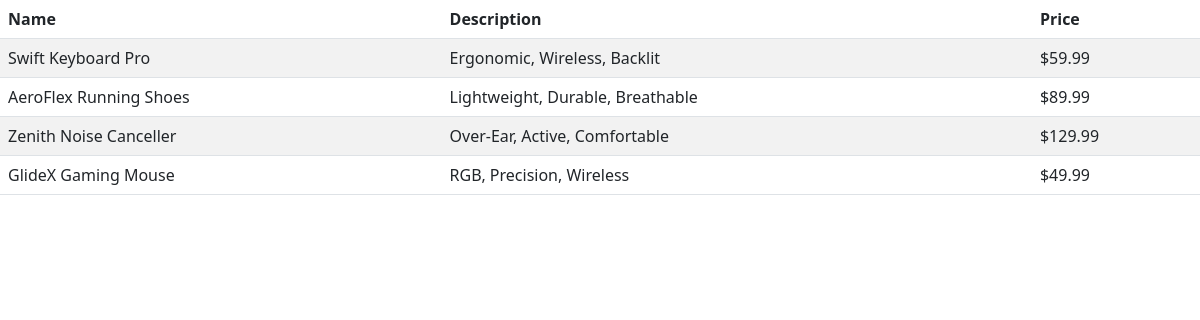
/tab/, run on the app's committed database.
### bootstrap_app/models.py (models this page shows)
class Product(models.Model):
    name = models.CharField(max_length=255)
    description = models.TextField(blank=True)
    price = models.DecimalField(max_digits=10, decimal_places=2)

### bootstrap_app/views.py (the view, shortened to what this page needs)
# urls.py: path('tab/',views.product_list,name='table'),
def product_list(request):
    products = Product.objects.all()
    return render(request, 'products.html', {'products': products})

### bootstrap_app/templates/products.html (shortened to what this page needs)
<html>
<head>
    <link href="https://cdn.jsdelivr.net/npm/bootstrap@5.3.0/dist/css/bootstrap.min.css" rel="stylesheet">
</head>
<table class="table table-striped">
    <thead>
        <tr>
            <th>Name</th>
            <th>Description</th>
            <th>Price</th>
        </tr>
    </thead>
    <tbody>
        {% for product in products %}
        <tr>
            <td>{{ product.name }}</td>
            <td>{{ product.description }}</td>
            <td>${{ product.price }}</td>
        </tr>
        {% endfor %}
    </tbody>
</table>

### data on the page
Product: name "Swift Keyboard Pro", description "Ergonomic, Wireless, Backlit", price "59.99"
Product: name "AeroFlex Running Shoes", description "Lightweight, Durable, Breathable", price "89.99"
Product: name "Zenith Noise Canceller", description "Over-Ear, Active, Comfortable", price "129.99"
Product: name "GlideX Gaming Mouse", description "RGB, Precision, Wireless", price "49.99"
